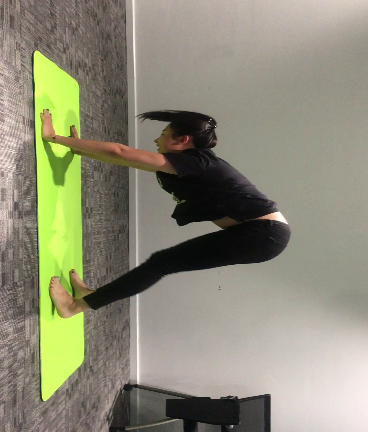
#> input picture images/rotated90.png, 368 x 432 px
$ python utils.py
#> lines starting #> are read from the running program, lines starting #| are printed output that depends on the picture
import json
import cv2
import numpy as np

# [44 lines left out: functions convert_pose, json_to_dict, check_value_difference, check_stable, not called in this run]

if __name__ == '__main__':
    #data = json_to_dict('true_01.json')
    img = cv2.imread('images/rotated90.png', cv2.IMREAD_COLOR)
#> img is the input picture: shape (432, 368, 3); mean B, G, R 119.1, 138.4, 140.8
    cv2.imwrite('images/rerotated90.png', np.rot90(img))
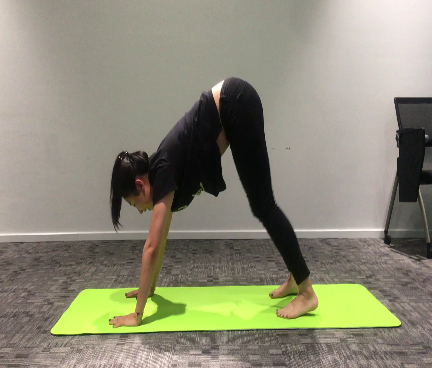
#> saved as rerotated90.png: shape (368, 432, 3); mean B, G, R 119.1, 138.4, 140.8
    '''# get image height, width
    (h, w) = img.shape[:2]
    # calculate the center of the image
    center = (w / 2, h / 2)
    scale = 1.0

    M = cv2.getRotationMatrix2D(center, -90, scale)
    rotated90 = cv2.warpAffine(img, M, (w, h))
    #cv2.imshow('image',rotated90)
    cv2.imwrite('images/rotated90.png', rotated90)

    (h, w) = rotated90.shape[:2]
    # calculate the center of the image
    center = (w / 2, h / 2)
    M = cv2.getRotationMatrix2D(center, 90, scale)
    rerotated90 = cv2.warpAffine(rotated90, M, (h, w))
    cv2.imwrite('images/rerotated90.png', rerotated90)'''

$ run again, with images/83.png copied over images/rotated90.png
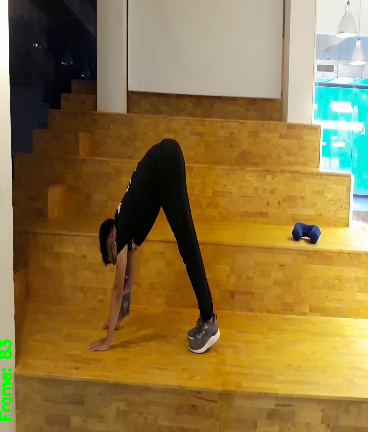
#> input picture images/83.png, 368 x 432 px
#> img is the input picture: shape (432, 368, 3); mean B, G, R 64.5, 118, 143.2
#> `cv2.imwrite('images/rerotated90.png', np.rot90(img))`:
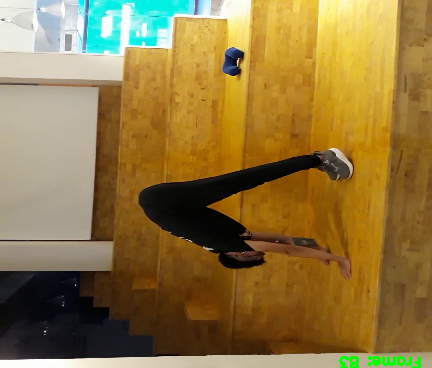
#> saved as rerotated90.png: shape (368, 432, 3); mean B, G, R 64.5, 118, 143.2

$ run again, with images/yoga3.png copied over images/rotated90.png
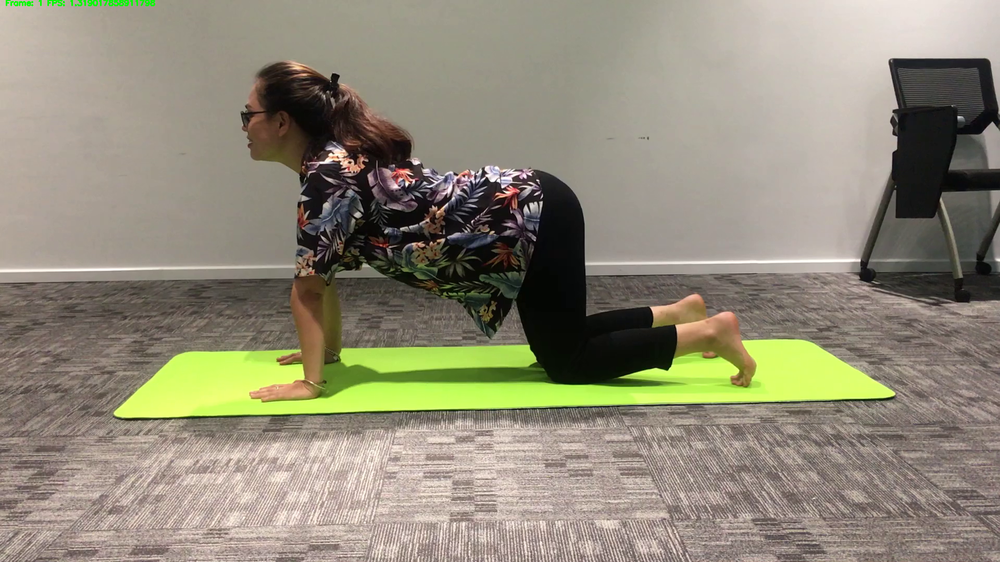
#> input picture images/yoga3.png, 1000 x 562 px, shrunk from 1920 x 1080 before the run
#> img is the input picture: shape (562, 1000, 3); mean B, G, R 120.3, 138.5, 144.5
#> `cv2.imwrite('images/rerotated90.png', np.rot90(img))`:
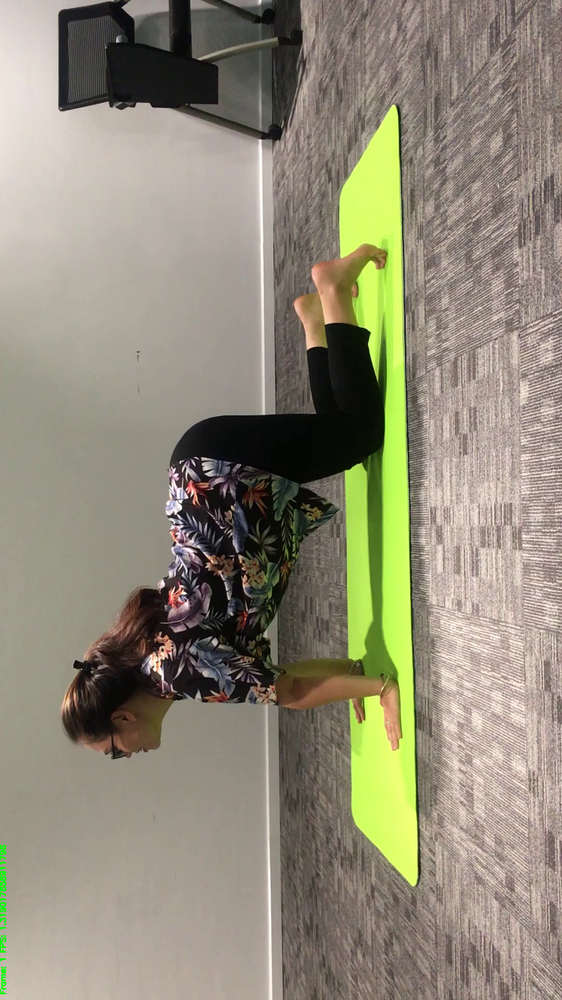
#> saved as rerotated90.png: shape (1000, 562, 3); mean B, G, R 120.3, 138.5, 144.5
